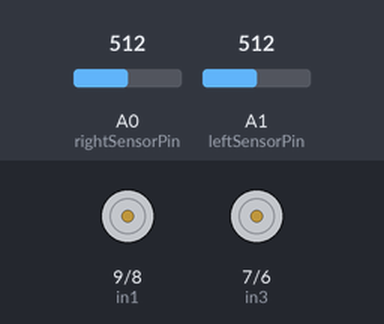
This sketch was run on a simulated Arduino Uno, built with avr-gcc and run on an emulated ATmega328P. Shown: motor-driver pin pairs drawn as motors (green arrow = first pin HIGH = forward, orange = second pin HIGH = backward, longer = more drive, scaled by the enable pin). The inputs (shaded band) are chosen by the test bench; at power-on: A0 (rightSensorPin) = 512, A1 (leftSensorPin) = 512.

Above: at 2.2 s.
2.3 s: A0 (rightSensorPin) set to 486
At 2.6 s:
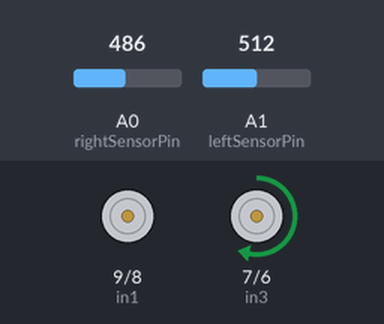
3.8 s: A1 (leftSensorPin) set to 490
At 5.0 s:
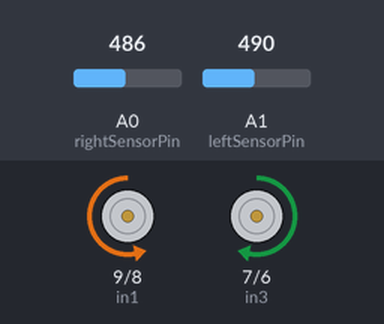
5.3 s: A0 (rightSensorPin) set to 510
At 6.3 s:
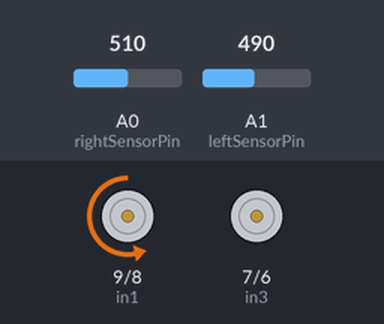
6.8 s: A0 (rightSensorPin) set to 490
At 7.6 s:
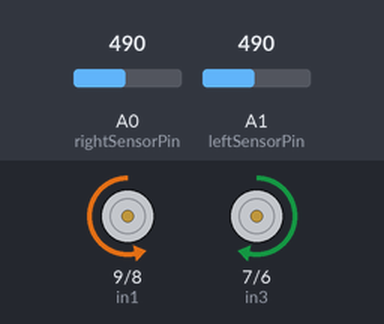
8.3 s: A0 (rightSensorPin) set to 511
At 8.8 s:
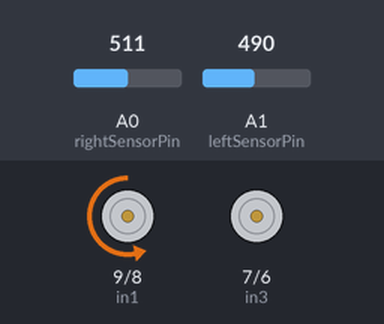
Timing chart, 0 to 10.8 s (numbered marks = the images above; inputs shaded):
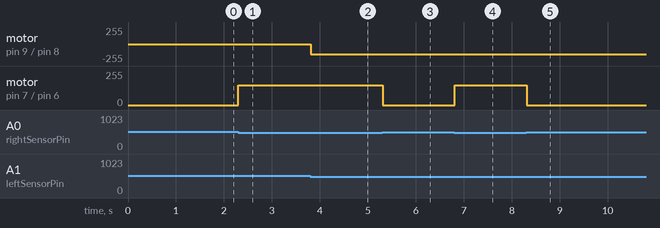

Measured:
- the behaviour switches between 501 and 500 on A0 (rightSensorPin) (found by bisection; images 0 and 1)
- the behaviour switches between 501 and 500 on A1 (leftSensorPin) (found by bisection; images 1 and 2)
- after the input at 2.3 s, motor on pin 7 (in3) / pin 6 (in4): stopped → forward 150/255 at once
- after the input at 3.8 s, motor on pin 9 (in1) / pin 8 (in2): stopped → backward 150/255 at once
- after the input at 5.3 s, motor on pin 7 (in3) / pin 6 (in4): forward 150/255 → stopped at once
- after the input at 6.8 s, motor on pin 7 (in3) / pin 6 (in4): stopped → forward 150/255 at once
- after the input at 8.3 s, motor on pin 7 (in3) / pin 6 (in4): forward 150/255 → stopped at once

The sketch:

analog_ir_sensore_bot.ino
```cpp
#define enA 10
#define in1 9
#define in2 8
#define in3 7
#define in4 6
#define enB 5

#define rightSensorPin A0
#define leftSensorPin A1

const int threshold = 500;     // Sensor threshold for detecting the line

void setup(){

	pinMode(rightSensorPin, INPUT);
	pinMode(leftSensorPin, INPUT);

	pinMode(enA, OUTPUT);
	pinMode(in1, OUTPUT);
	pinMode(in2, OUTPUT);
	pinMode(in3, OUTPUT);
	pinMode(in4, OUTPUT);
	pinMode(enB, OUTPUT);

	analogWrite(enA, 150);
	analogWrite(enB, 150);

  Serial.begin(9600);

	delay(1000);
}

void loop() {
  int leftSensorValue = analogRead(leftSensorPin);
  int rightSensorValue = analogRead(rightSensorPin);

  if (leftSensorValue > threshold && rightSensorValue > threshold) {
      Stop();
  } else if (leftSensorValue > threshold) {
      turnLeft();
  } else if (rightSensorValue > threshold) {
      turnRight();
  } else {
    forword();
  }

  delay(100);
}

void forword(){
	digitalWrite(in1, LOW);
	digitalWrite(in2, HIGH);
	digitalWrite(in3, HIGH);
	digitalWrite(in4, LOW);
}

void turnRight(){
	digitalWrite(in1, LOW);
	digitalWrite(in2, HIGH);
	digitalWrite(in3, LOW);
	digitalWrite(in4, LOW);
}

void turnLeft(){
	digitalWrite(in1, LOW);
	digitalWrite(in2, LOW);
	digitalWrite(in3, HIGH);
	digitalWrite(in4, LOW);
}

void Stop(){
	digitalWrite(in1, LOW);
	digitalWrite(in2, LOW);
	digitalWrite(in3, LOW);
	digitalWrite(in4, LOW);
}
```
